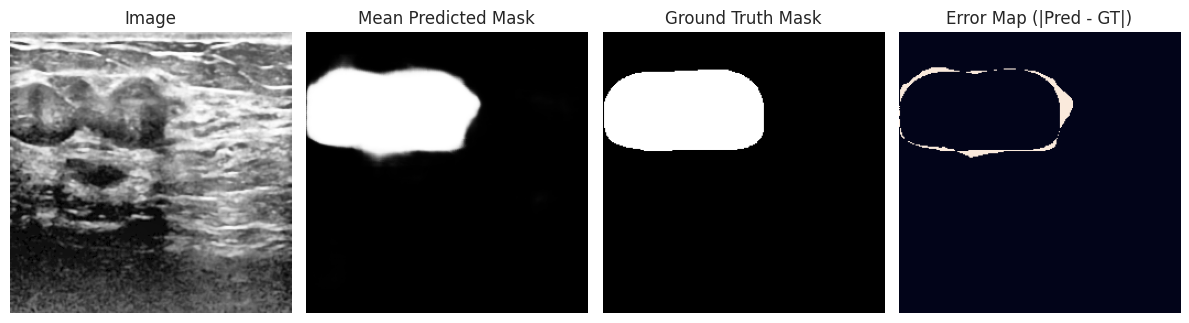
#> input picture assets/segmentation_example.png, 1189 x 323 px, given as the content of the folder Dataset_BUSI_with_GT/benign, which was not available
$ jupyter execute --allow-errors BUSI-CAD.ipynb   (shell and % lines are left out)   (text cells are left out)
#> lines starting #> are read from the running program, lines starting #| are printed output that depends on the picture; pictures that were not available may be replaced by others from this repository, and a replacement may not be noted
[cell 1]
from google.colab import files

files.upload()
#> the answer given: segmentation_example.png

[cell 2]
import os

import cv2
import matplotlib.pyplot as plt
import numpy as np
import tensorflow as tf
from PIL import Image
from sklearn.metrics import f1_score, precision_score, recall_score
from sklearn.model_selection import train_test_split
from sklearn.utils.class_weight import compute_class_weight
from tensorflow.keras.applications import ResNet50
from tensorflow.keras.applications.resnet50 import preprocess_input
from tensorflow.keras.callbacks import Callback, ModelCheckpoint
from tensorflow.keras.layers import BatchNormalization, Dense, Dropout, Flatten, Input
from tensorflow.keras.models import Model
from tensorflow.keras.optimizers import Adam
from tensorflow.keras.preprocessing.image import ImageDataGenerator
from tensorflow.keras.utils import to_categorical

[cell 3]
DATASET_DIRECTORY = "Dataset_BUSI_with_GT"
IMAGE_SIZE = 224
CLASS_NAMES = {0: "Benign", 1: "Malignant", 2: "Normal"}
CLASS_FOLDERS = {0: "benign", 1: "malignant", 2: "normal"}

# Cache each image and its corresponding mask once for reuse throughout the notebook.
raw_image_cache = {}
raw_image_index = {}

for folder in CLASS_FOLDERS.values():
    folder_path = os.path.join(DATASET_DIRECTORY, folder)
    cached_entries = []

    for image_name in os.listdir(folder_path):
        if "_mask" in image_name:
            continue

        parts = image_name.split(".")
        is_classification_image = len(parts) > 1 and parts[1] == "png"
        if not image_name.endswith(".png") and not is_classification_image:
            continue

        image_path = os.path.join(folder_path, image_name)
        image_bgr = cv2.imread(image_path)
#> image_bgr is the input picture: shape (323, 1189, 3); mean B, G, R 89.6, 85.4, 85.1
        mask_name = image_name.replace(".png", "_mask.png")
        mask_path = os.path.join(folder_path, mask_name)
        mask = cv2.imread(mask_path, cv2.IMREAD_GRAYSCALE)
#> mask: shape (323, 1189); min 0, max 255, mean 85.6

        entry = {
            "name": image_name,
            "image_bgr": image_bgr,
            "mask": mask,
        }
        cached_entries.append(entry)
        raw_image_index[(folder, image_name)] = entry

    raw_image_cache[folder] = cached_entries


def load_images_with_masks(image_folder, label_value, max_images=2, size=IMAGE_SIZE):
    """Return resized images and masks from the shared cache."""
#> called with image_folder = 'benign/', label_value = 0, max_images = 2, size = 224
    folder = image_folder.strip("/\\")
    image_files = [
        entry
        for entry in raw_image_cache[folder]
        if entry["name"].endswith(".png") and "_mask" not in entry["name"]
    ]
#> image_files = 1 item

    if max_images is not None:
        image_files = image_files[:max_images]

    images = []
    masks = []
    labels = []

    for entry in image_files:
        image_bgr = entry["image_bgr"]
        mask = entry["mask"]

        if image_bgr is not None:
            image_rgb = cv2.cvtColor(image_bgr, cv2.COLOR_BGR2RGB)
            image = Image.fromarray(image_rgb, "RGB")
            image = image.resize((size, size))
            image = np.array(image)

            if mask is not None:
                mask = cv2.resize(mask, (size, size))
                images.append(image)
                masks.append(mask)
                labels.append(label_value)
#> this loop made 1 pass
#> pass 1, in load_images_with_masks, `image = image.resize((size, size))`:
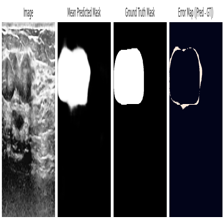
#> image: PIL image 224x224 RGB; mean R, G, B 85, 85.3, 89.5
#> pass 1, in load_images_with_masks, `mask = cv2.resize(mask, (size, size))`:
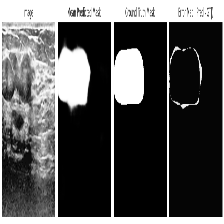
#> mask: shape (224, 224); min 0, max 255, mean 85.6
#> after the loop, images = 1 item; labels = [0]; masks = 1 item

    return images, masks, labels


benign_images, benign_masks, benign_labels = load_images_with_masks(
    "benign/", 0, max_images=2
)
#> benign_images = 1 item; benign_masks = 1 item; benign_labels = [0]
malignant_images, malignant_masks, malignant_labels = load_images_with_masks(
    "malignant/", 1, max_images=2
)
#> the loop in load_images_with_masks (call 2), `for entry in image_files:` made 1 pass
#> pass 1, in load_images_with_masks (call 2), `mask = cv2.resize(mask, (size, size))`:
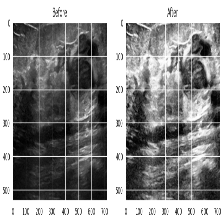
#> mask: shape (224, 224); min 0, max 255, mean 147
#> after the loop in load_images_with_masks (call 2), `for entry in image_files:`: labels = [1]
#> malignant_images = 1 item; malignant_masks = 1 item; malignant_labels = [1]
normal_images, normal_masks, normal_labels = load_images_with_masks(
    "normal/", 2, max_images=1
)
#> normal_images = 1 item; normal_masks = 1 item; normal_labels = [2]

preview_images = np.array(benign_images + malignant_images + normal_images)
preview_masks = np.array(benign_masks + malignant_masks + normal_masks)
preview_labels = np.array(benign_labels + malignant_labels + normal_labels)
#> preview_labels = [0, 1, 2]

print("Dataset shape:", preview_images.shape)
#| Dataset shape: (3, 224, 224, 3)
print("Masks shape:", preview_masks.shape)
#| Masks shape: (3, 224, 224)
print("Labels shape:", preview_labels.shape)
#| Labels shape: (3,)

plt.figure(figsize=(15, 6))
#> (the rest of this cell did not finish here and is left out)

#> (a cell that did not finish here is left out)

[cell 5]
train_frame = {"img": [], "mask": []}


def load_segmentation_data(frame_obj, image_size=256):
#> called with image_size = 256
    all_images = []
    all_masks = []

    for label_value, folder in CLASS_FOLDERS.items():
        images, masks, _ = load_images_with_masks(
            folder,
            label_value,
            max_images=None,
            size=image_size,
        )
        all_images.extend(images)
        all_masks.extend(masks)

    for index in range(len(all_images)):
        try:
            image = all_images[index] / 255.0
            mask = all_masks[index] / 255.0

            if len(image.shape) == 3:
                gray = cv2.cvtColor(
                    (image * 255).astype(np.uint8),
                    cv2.COLOR_RGB2GRAY,
                )
            else:
                gray = (image * 255).astype(np.uint8)

            bilateral = cv2.bilateralFilter(gray, 3, 75, 75)
            histogram_equalized = cv2.equalizeHist(bilateral)
            clahe = cv2.createCLAHE(clipLimit=2.0, tileGridSize=(8, 8))
            enhanced = clahe.apply(histogram_equalized)

            enhanced_float = enhanced.astype(np.float32) / 255.0
            enhanced_image = np.stack((enhanced_float,) * 3, axis=-1)
            enhanced_image = cv2.resize(
                enhanced_image,
                (image_size, image_size),
            )

            mask = cv2.resize(
                mask,
                (image_size, image_size),
                interpolation=cv2.INTER_NEAREST,
            )
            mask = (mask > 0.5).astype(np.float32)

            frame_obj["img"].append(enhanced_image)
            frame_obj["mask"].append(mask)
        except Exception as error:
            print(f"Skipping image {index} due to error: {error}")

    return frame_obj


train_frame = load_segmentation_data(train_frame, image_size=256)

segmentation_images = np.array(train_frame["img"])
segmentation_masks = np.expand_dims(np.array(train_frame["mask"]), axis=-1)

seg_train_images, seg_val_images, seg_train_masks, seg_val_masks = train_test_split(
    segmentation_images,
    segmentation_masks,
    test_size=0.2,
    random_state=42,
)


# [10 lines left out: function dice_coefficient, not called in this run]


def dice_loss(y_true, y_pred):
    """Calculate one minus the Dice coefficient."""
    return 1 - dice_coefficient(y_true, y_pred)


# [97 lines left out: functions combined_bce_dice_loss, conv2d_block, build_unet, not called in this run]


#> (the rest of this cell did not finish here and is left out)

[cell 6]
# [66 lines left out: functions mc_dropout_predictions, plot_with_uncertainty, not called in this run]


# Preserve the original example selection: the first five entries
# from the complete preprocessed dataset, not a validation-only subset.
num_examples = 5
image_batch = np.array(train_frame["img"][:num_examples])
mask_batch = np.expand_dims(
    np.array(train_frame["mask"][:num_examples]),
    axis=-1,
)

#> (the rest of this cell did not finish here and is left out)

[cell 7]
def load_classification_images(image_folder, label_value):
    """Append cached images and their class labels to the classification dataset."""
#> called with image_folder = 'benign/', label_value = 0
    folder = image_folder.strip("/\\")

    for entry in raw_image_cache[folder]:
        image_name = entry["name"]
        if image_name.split(".")[1] == "png" and "_mask" not in image_name:
            image_bgr = entry["image_bgr"]
            if image_bgr is not None:
                # Preserve the original channel handling used in this notebook.
                image = Image.fromarray(image_bgr, "RGB")
                image = image.resize((IMAGE_SIZE, IMAGE_SIZE))
                classification_images.append(np.array(image))
                classification_labels.append(label_value)
#> this loop made 1 pass
#> image_name on pass 1: 'segmentation_example.png'
#> pass 1, in load_classification_images, `image = image.resize((IMAGE_SIZE, IMAGE_SIZE))`:
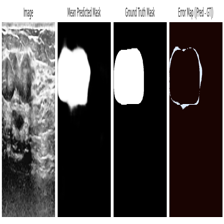
#> image: PIL image 224x224 RGB; mean R, G, B 89.5, 85.3, 85
#> after the loop, classification_images = 1 item; classification_labels = [0]


classification_images = []
classification_labels = []

load_classification_images("benign/", 0)
load_classification_images("malignant/", 1)
#> the loop in load_classification_images (call 2), `for entry in raw_image_cache[folder]:` made 1 pass
load_classification_images("normal/", 2)

classification_images = np.array(classification_images)
classification_labels = np.array(classification_labels)

print("Dataset shape:", classification_images.shape)
#| Dataset shape: (3, 224, 224, 3)
print("Label shape:", classification_labels.shape)
#| Label shape: (3,)

[cell 8]
# [22 lines left out: function custom_preprocessing, not called in this run]

[cell 9]
num_samples, height, width, channels = classification_images.shape
#> num_samples = 3; height = 224; width = 224; channels = 3
flattened_images = classification_images.reshape(num_samples, -1)

# Historical variable names are retained for compatibility with later cells.
# "test_images" and "test_labels" are used as validation data.
train_images, test_images, train_labels, test_labels = train_test_split(
    flattened_images,
    classification_labels,
    test_size=0.25,
    random_state=42,
)
#> train_labels = [1, 2]; test_labels = [0]

train_images = train_images.reshape(-1, IMAGE_SIZE, IMAGE_SIZE, 3)

#> (the rest of this cell did not finish here and is left out)
